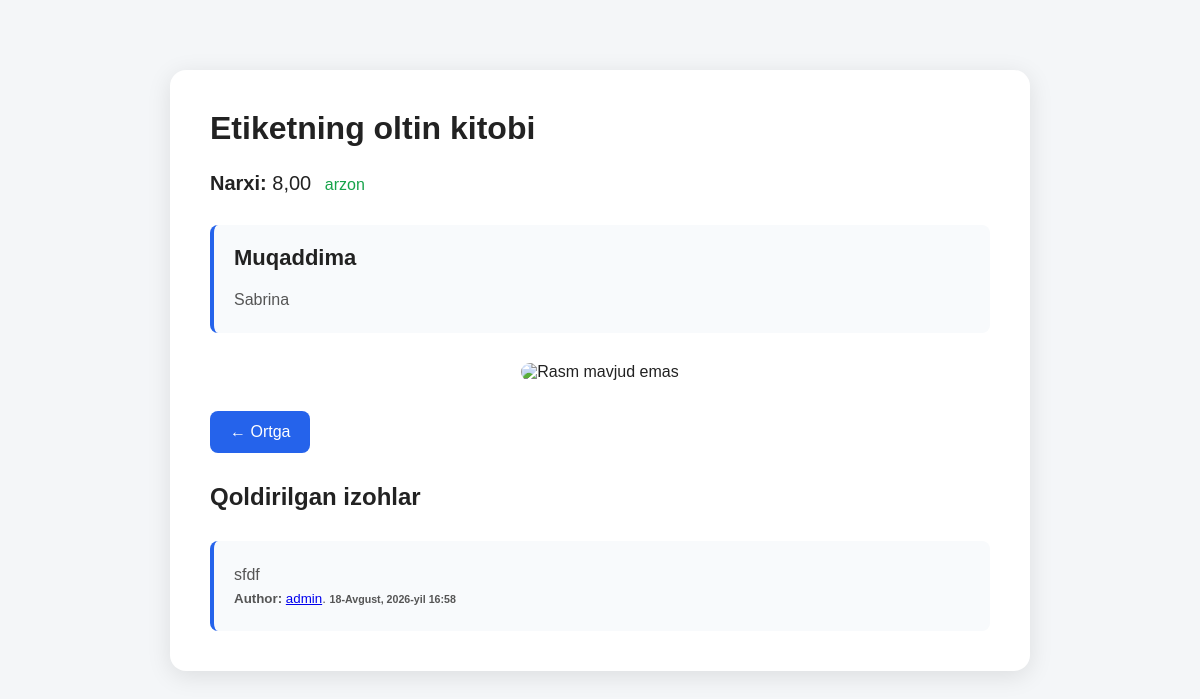
Screenshot of /book/4/ with the database file from the repository.
### main/models.py (models this page shows, shortened)
class Book(models.Model):
    title = models.CharField(max_length=255)
    introduction = models.TextField(null=True, blank=True)
    price = models.DecimalField(max_digits=10, decimal_places=2)
    image = models.ImageField(upload_to="images/", null=True, blank=True)
    created = models.DateTimeField(auto_now_add=True)
    updated = models.DateTimeField(auto_now=True)
    published = models.BooleanField(default=True)
    category = models.ForeignKey(Category, on_delete=models.CASCADE)

class Comment(models.Model):
    text = models.CharField(max_length=500)
    created = models.DateTimeField(auto_now_add=True)
    book = models.ForeignKey(Book, on_delete=models.CASCADE)
    user = models.ForeignKey(User, on_delete=models.SET_NULL, null=True)

### main/views.py (the view)
# urls.py: path('book/<int:book_id>/', detail, name='detail'),
def detail(request: HttpRequest, book_id):
    book = get_object_or_404(Book, pk=book_id, published=True)
    comments = Comment.objects.filter(book_id=book_id).order_by('-created')
    context = {"book": book, "comments": comments}
    return render(request, "main/detail.html", context)

### main/templates/main/detail.html (shortened to what this page needs)
{% load static %}
<!DOCTYPE html>
<html lang="uz">
<head>
    <link rel="stylesheet"
          href="{% static 'css/style.css' %}">
</head>
<body>
<div class="detail-container">
    <div class="book-detail">
        <h1>
            {{ book.title }}
        </h1>
        <p class="detail-price">
            <b>Narxi:</b>
            {{ book.price }}
            {% if book.price >= 10 %}
            <span class="expensive">
                    qimmat
                </span>
            {% else %}
            <span class="cheap">
                    arzon
                </span>
            {% endif %}
        </p>
        {% if book.introduction %}
        <div class="introduction">
            <h2>Muqaddima</h2>
            <p>
                {{ book.introduction }}
            </p>
        </div>
        {% endif %}
        <div class="book-image">
            {% if book.image %}
            <img src="{{ book.image.url }}"
                 alt="{{ book.title }}">
            {% else %}
            <img
                    src="https://demofree.sirv.com/nope-not-here.jpg"
                    alt="Rasm mavjud emas">
            {% endif %}
        </div>
        <a href="{% url 'home' %}"
           class="back-button">
            ← Ortga
        </a>
        <h2 style="margin-top: 30px;">Qoldirilgan izohlar</h2>
        {% for comment in comments %}
        <div class="introduction">
            <p>{{ comment.text }}</p>
            <p style="font-size: 10pt;">
                <b>Author: </b><a href="#">{{ comment.user.username }}</a>.
                <span style="font-size: 8pt;"><b>{{ comment.created }}</b></span>
            </p>
        </div>
        {% endfor %}
    </div>
</div>
</body>
</html>

### staticfiles/css/style.css (style rules this page uses)
* { margin: 0; padding: 0; box-sizing: border-box; }
body { font-family: Arial, sans-serif; background-color: #f4f6f8; color: #222; }
.cheap { color: #16a34a; }
.detail-container { max-width: 900px; margin: 50px auto; padding: 20px; }
.book-detail { background-color: white; padding: 40px; border-radius: 16px; box-shadow: 0 5px 25px rgba(0, 0, 0, 0.1); }
.book-detail h1 { font-size: 32px; margin-bottom: 25px; color: #222; }
.detail-price { font-size: 20px; margin-bottom: 30px; }
.detail-price .expensive, .detail-price .cheap { margin-left: 8px; font-size: 16px; }
.introduction { margin-top: 30px; padding: 20px; background-color: #f8fafc; border-left: 4px solid #2563eb; border-radius: 8px; }
.introduction h2 { margin-bottom: 15px; font-size: 22px; }
.introduction p { line-height: 1.7; color: #555; }
.book-image { margin-top: 30px; text-align: center; }
.book-image img { max-width: 400px; width: 100%; max-height: 500px; object-fit: contain; border-radius: 12px; }
.back-button { display: inline-block; margin-top: 30px; padding: 12px 20px; background-color: #2563eb; color: white; text-decoration: none; border-radius: 8px; transition: 0.3s; }

### rows the page displays
Book: title "Etiketning oltin kitobi", price "8,00", introduction "Sabrina"
Comment: text "sfdf", user.username "admin", created "18-Avgust, 2026-yil 16:58"
